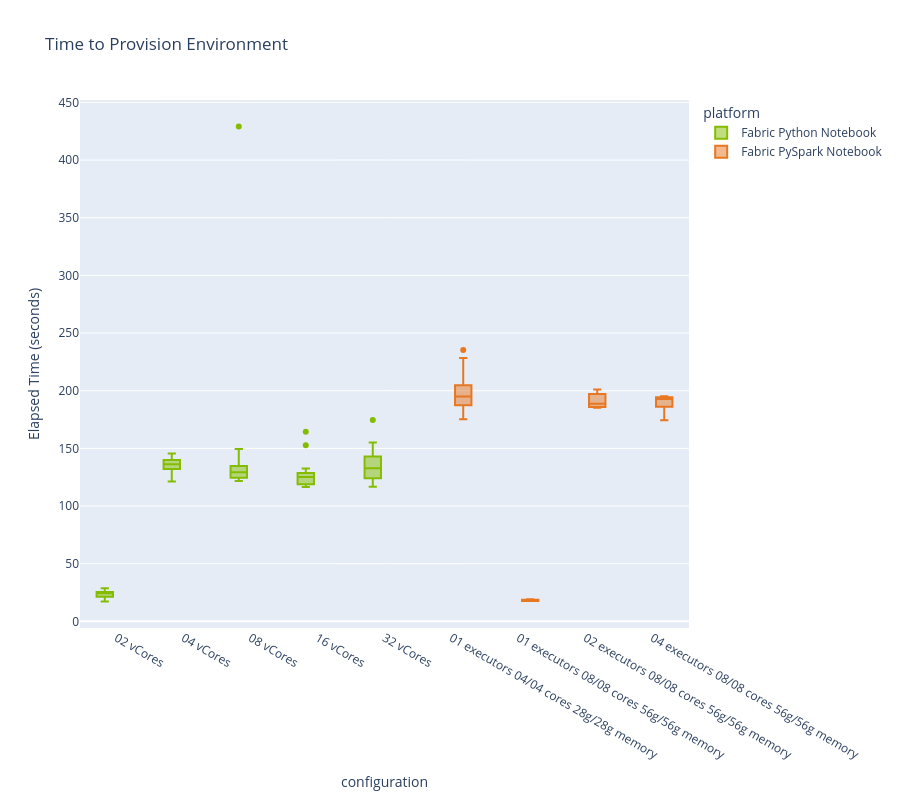

Write notebook code for a chart like this one.
### Code cell
fig = px.box(spin_up_times, 
             x="configuration",
             y="stage_time_delta",
             title="Time to Provision Environment",
             color="platform"
             )

fig.update_layout(
    yaxis_title="Elapsed Time (seconds)"
)

fig.show(config={"toImageButtonOptions": {"format": "png", "scale": 2, "filename": "chart1", "width": 1920, "height": 1080}})

### Figure 1 — Plotly figure (JSON) as saved in the notebook; plotly's stock layout.template omitted (floating-point values rounded to 4 significant figures)
{"data": [{"alignmentgroup": "True", "hovertemplate": "platform=Fabric Python Notebook<br>configuration=%{x}<br>stage_time_delta=%{y}<extra></extra>", "legendgroup": "Fabric Python Notebook", "marker": {"color": "#84BD00"}, "name": "Fabric Python Notebook", "notched": false, "offsetgroup": "Fabric Python Notebook", "orientation": "v", "showlegend": true, "type": "box", "x": ["02 vCores", "02 vCores", "04 vCores", "04 vCores", "04 vCores", "02 vCores", "02 vCores", "02 vCores", "04 vCores", "04 vCores", "02 vCores", "02 vCores", "02 vCores", "04 vCores", "04 vCores", "04 vCores", "08 vCores", "08 vCores", "08 vCores", "16 vCores", "16 vCores", "16 vCores", "02 vCores", "02 vCores", "02 vCores", "04 vCores", "04 vCores", "04 vCores", "08 vCores", "08 vCores", "08 vCores", "16 vCores", "16 vCores", "16 vCores", "02 vCores", "02 vCores", "02 vCores", "04 vCores", "04 vCores", "04 vCores", "08 vCores", "08 vCores", "08 vCores", "16 vCores", "16 vCores", "16 vCores", "32 vCores", "32 vCores", "32 vCores", "32 vCores", "32 vCores", "32 vCores", "32 vCores", "32 vCores", "32 vCores", "02 vCores", "02 vCores", "04 vCores", "04 vCores", "08 vCores", "08 vCores", "16 vCores", "16 vCores", "32 vCores", "32 vCores", "02 vCores", "02 vCores", "04 vCores", "04 vCores", "08 vCores", "08 vCores", "16 vCores", "16 vCores", "32 vCores", "32 vCores", "02 vCores", "02 vCores", "04 vCores", "04 vCores", "08 vCores", "08 vCores", "16 vCores", "16 vCores", "32 vCores", "32 vCores"], "x0": " ", "xaxis": "x", "y": [25.35, 24.05, 139.8, 141.0, 136.0, 24.66, 22.03, 25.69, 135.4, 136.5, 18.14, 18.87, 17.12, 127.1, 132.0, 127.2, 126.8, 429.2, 129.2, 116.7, 116.4, 116.5, 28.78, 25.19, 25.59, 135.6, 136.5, 145.5, 123.4, 121.8, 123.9, 124.9, 123.5, 125.2, 22.43, 22.45, 23.36, 121.2, 138.3, 143.3, 127.8, 123.8, 134.4, 132.6, 152.7, 122.0, 117.9, 116.8, 118.1, 136.7, 155.2, 145.0, 145.2, 133.1, 132.5, 20.64, 18.69, 139.8, 121.4, 127.7, 149.4, 128.6, 117.7, 174.5, 126.5, 25.72, 26.28, 135.3, 132.2, 129.5, 142.3, 125.3, 164.5, 136.4, 123.2, 25.25, 25.43, 138.6, 142.3, 134.8, 134.2, 126.3, 128.6, 130.7, 132.8], "y0": " ", "yaxis": "y"}, {"alignmentgroup": "True", "hovertemplate": "platform=Fabric PySpark Notebook<br>configuration=%{x}<br>stage_time_delta=%{y}<extra></extra>", "legendgroup": "Fabric PySpark Notebook", "marker": {"color": "#E87722"}, "name": "Fabric PySpark Notebook", "notched": false, "offsetgroup": "Fabric PySpark Notebook", "orientation": "v", "showlegend": true, "type": "box", "x": ["01 executors 04/04 cores 28g/28g memory", "01 executors 04/04 cores 28g/28g memory", "01 executors 04/04 cores 28g/28g memory", "01 executors 04/04 cores 28g/28g memory", "01 executors 04/04 cores 28g/28g memory", "01 executors 04/04 cores 28g/28g memory", "01 executors 04/04 cores 28g/28g memory", "01 executors 04/04 cores 28g/28g memory", "01 executors 04/04 cores 28g/28g memory", "01 executors 04/04 cores 28g/28g memory", "01 executors 04/04 cores 28g/28g memory", "01 executors 04/04 cores 28g/28g memory", "01 executors 04/04 cores 28g/28g memory", "01 executors 04/04 cores 28g/28g memory", "01 executors 04/04 cores 28g/28g memory", "01 executors 04/04 cores 28g/28g memory", "01 executors 04/04 cores 28g/28g memory", "01 executors 04/04 cores 28g/28g memory", "01 executors 08/08 cores 56g/56g memory", "01 executors 08/08 cores 56g/56g memory", "01 executors 08/08 cores 56g/56g memory", "02 executors 08/08 cores 56g/56g memory", "02 executors 08/08 cores 56g/56g memory", "02 executors 08/08 cores 56g/56g memory", "04 executors 08/08 cores 56g/56g memory", "04 executors 08/08 cores 56g/56g memory", "04 executors 08/08 cores 56g/56g memory", "01 executors 08/08 cores 56g/56g memory", "01 executors 08/08 cores 56g/56g memory", "02 executors 08/08 cores 56g/56g memory", "02 executors 08/08 cores 56g/56g memory", "04 executors 08/08 cores 56g/56g memory", "04 executors 08/08 cores 56g/56g memory"], "x0": " ", "xaxis": "x", "y": [204.3, 184.0, 219.9, 175.3, 187.7, 193.2, 204.2, 180.3, 183.3, 228.4, 204.7, 196.7, 187.3, 192.4, 235.4, 200.9, 224.3, 187.6, 17.7, 18.62, 19.2, 196.0, 186.1, 188.7, 174.3, 192.8, 195.2, 17.61, 18.6, 201.0, 185.2, 194.1, 189.9], "y0": " ", "yaxis": "y"}], "layout": {"boxmode": "group", "height": 800, "legend": {"title": {"text": "platform"}, "tracegroupgap": 0}, "title": {"text": "Time to Provision Environment"}, "xaxis": {"anchor": "y", "domain": [0, 1], "title": {"text": "configuration"}}, "yaxis": {"anchor": "x", "domain": [0, 1], "title": {"text": "Elapsed Time (seconds)"}}}}
